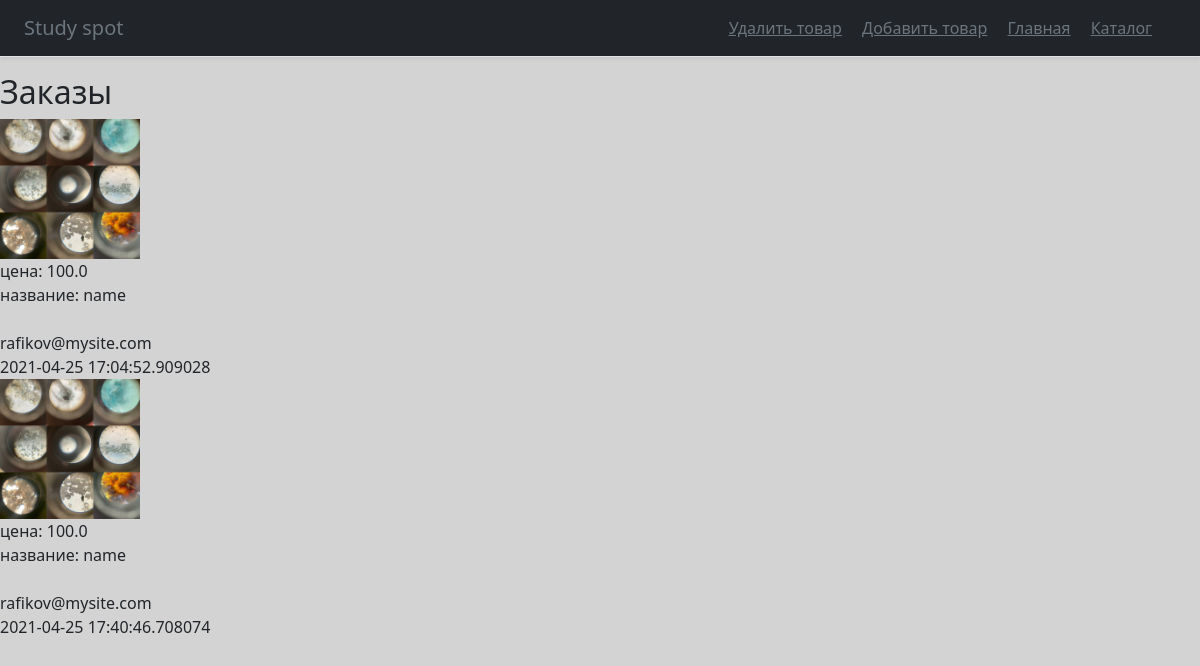
/admin85367/panel (signed in), run on an earlier commit of the app's database.
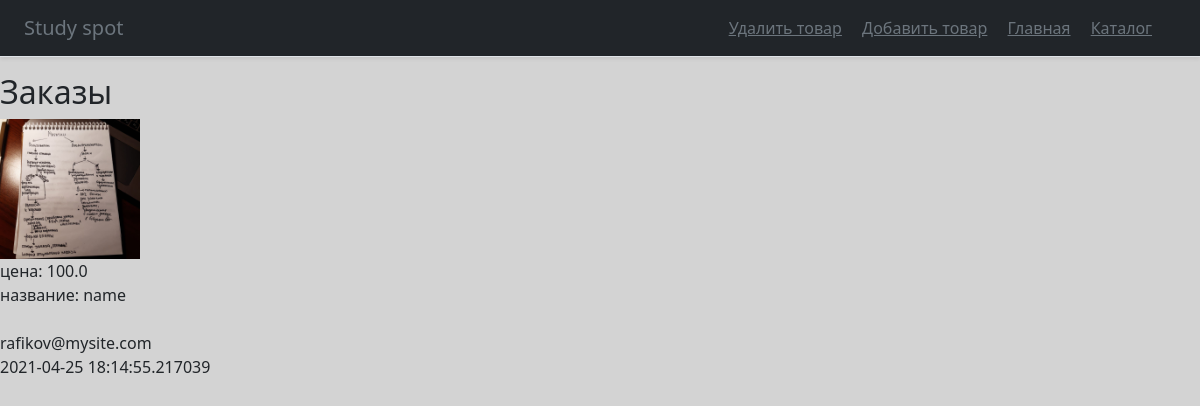
And on a later commit of the database.
### main.py (models this page shows)
class Orders(db.Model):
    id = db.Column(db.Integer, primary_key=True, autoincrement=True)
    id_of_user = db.Column(db.Integer,  db.ForeignKey("users.id"))
    address = db.Column(db.String(200), nullable=True)
    email = db.Column(db.String(30), index=True, nullable=True)
    track_num = db.Column(db.String(30), nullable=True)
    comment_of_user = db.Column(db.String(200), nullable=True)
    comment_of_sender = db.Column(db.String(200), nullable=True)
    status = db.Column(db.String(30), nullable=True)
    created_date = db.Column(db.DateTime,
                default=datetime.datetime.now)
    item = db.Column(db.String(300), index=True, nullable=True)

class Items(db.Model):
    id = db.Column(db.Integer, primary_key=True, autoincrement=True)
    name = db.Column(db.String(100), nullable=True)
    description = db.Column(db.Text, nullable=True)
    photo_url = db.Column(db.Text, nullable=True)
    count = db.Column(db.Integer, nullable=True)
    price = db.Column(db.Float, nullable=True)

### main.py (the view)
    @app.route('/admin85367/panel', methods=['POST', 'GET'])
    def panel():
        if request.method == 'GET':
            if 'admin' in session.keys() and session['admin'] == '4891nimda':
                return render_template('panel.html', title='Панель',
                                        css_file='panel.css', orders=Orders.query.all(), Items=Items)
            else:
                return redirect('/admin85367')

### templates/panel.html
{% extends "admin_base.html" %}
{% block content %}
<h2>Заказы</h2>
{% for order in orders %}
<div>
    {% for i in order.item %}
        <img src="/{{ Items.query.filter(Items.id == i).all()[0].photo_url }}" width="140px" height="140px">
        <br>
        <a>цена: {{ Items.query.filter(Items.id == i).all()[0].price }}</a>
        <br>
        <a>название: {{ Items.query.filter(Items.id == i).all()[0].name }}</a>
    {% endfor %}
    <br><br>
    <a>{{ order.email }}</a><br>
    <a>{{ order.created_date }}</a>
</div>
{% endfor %}
{% endblock %}

### templates/admin_base.html (shortened to what this page needs)
<!doctype html>
<html lang="ru">
  <head>
      <link href="https://cdn.jsdelivr.net/npm/bootstrap@5.0.0-beta2/dist/css/bootstrap.min.css"
          rel="stylesheet"
>
        <link href="/static/css/{{ css_file }}" rel="stylesheet">
  </head>
  <body>
<header class="d-flex flex-column flex-md-row align-items-center p-3 px-md-4 mb-3 bg-dark border-bottom shadow-sm">
  <p class="h5 my-0 me-md-auto fw-normal text-muted">Study spot</p>
  <nav class="my-2 my-md-0 me-md-3">
    <a class="p-2 text-muted" href="/admin85367/panel/delete_item">Удалить товар</a>
    <a class="p-2 text-muted" href="/admin85367/panel/add_item">Добавить товар</a>
    <a class="p-2 text-muted" href="/main_page">Главная</a>
    <a class="p-2 text-muted" href="/catalog">Каталог</a>
  </nav>
</header>
<main role="main" class="{{ class_main }}">
    {% block content %}{% endblock %}
</main>
</body>
</html>

### static/css/panel.css (style rules this page uses)
body { background-color: lightgrey; }

What changed in the data, as far as the page shows it:
removed Orders: query.filter (picture), {{ Items.query.filter(Items.id == i).all()[0].price }} "100.0", {{ Items.query.filter(Items.id == i).all()[0].name }} "name", email "rafikov@mysite.com", created_date "2021-04-25 17:40:46.708074"
changed Orders "rafikov@mysite.com": query.filter: a different picture; created_date "2021-04-25 17:04:52.909028" → "2021-04-25 18:14:55.217039"
